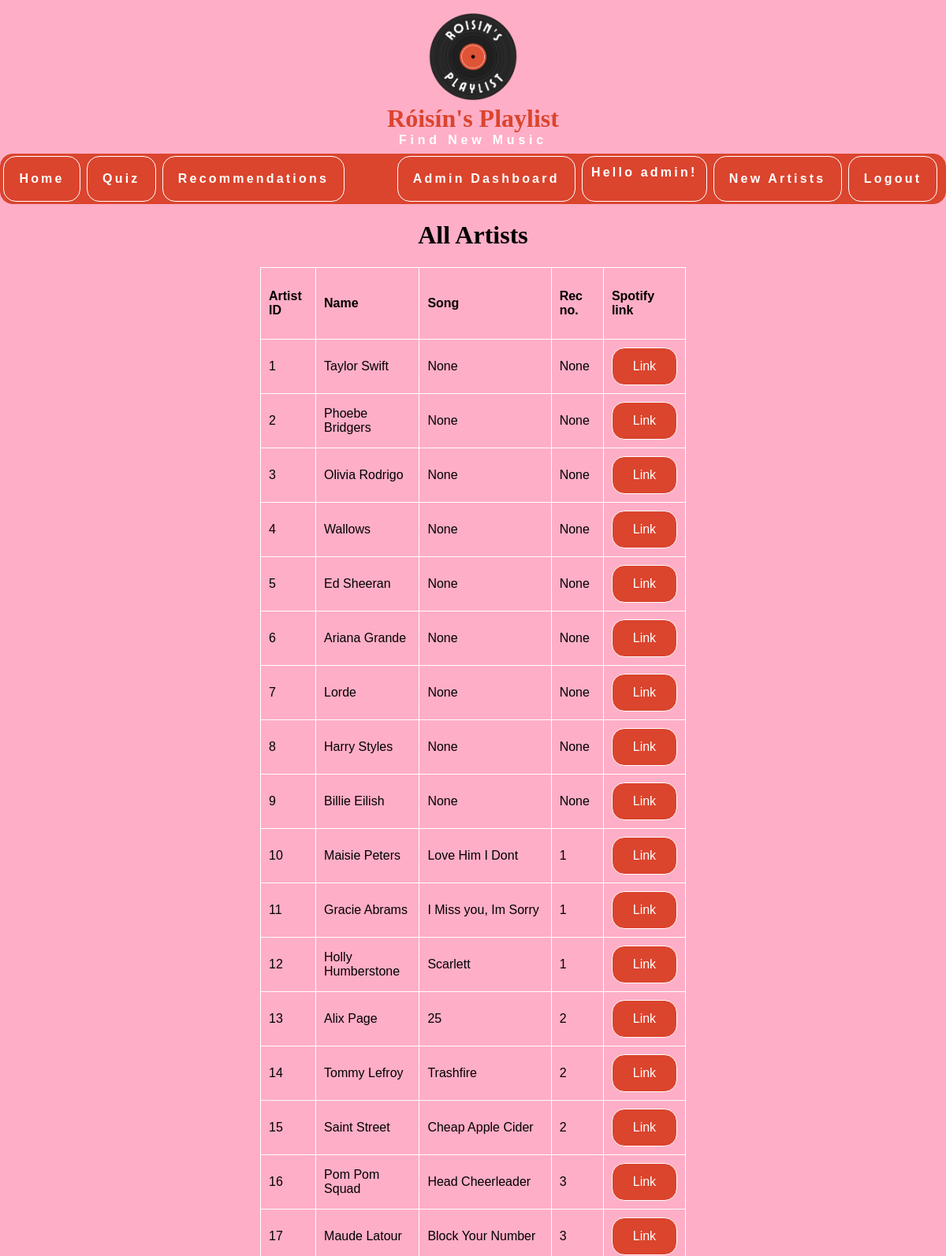
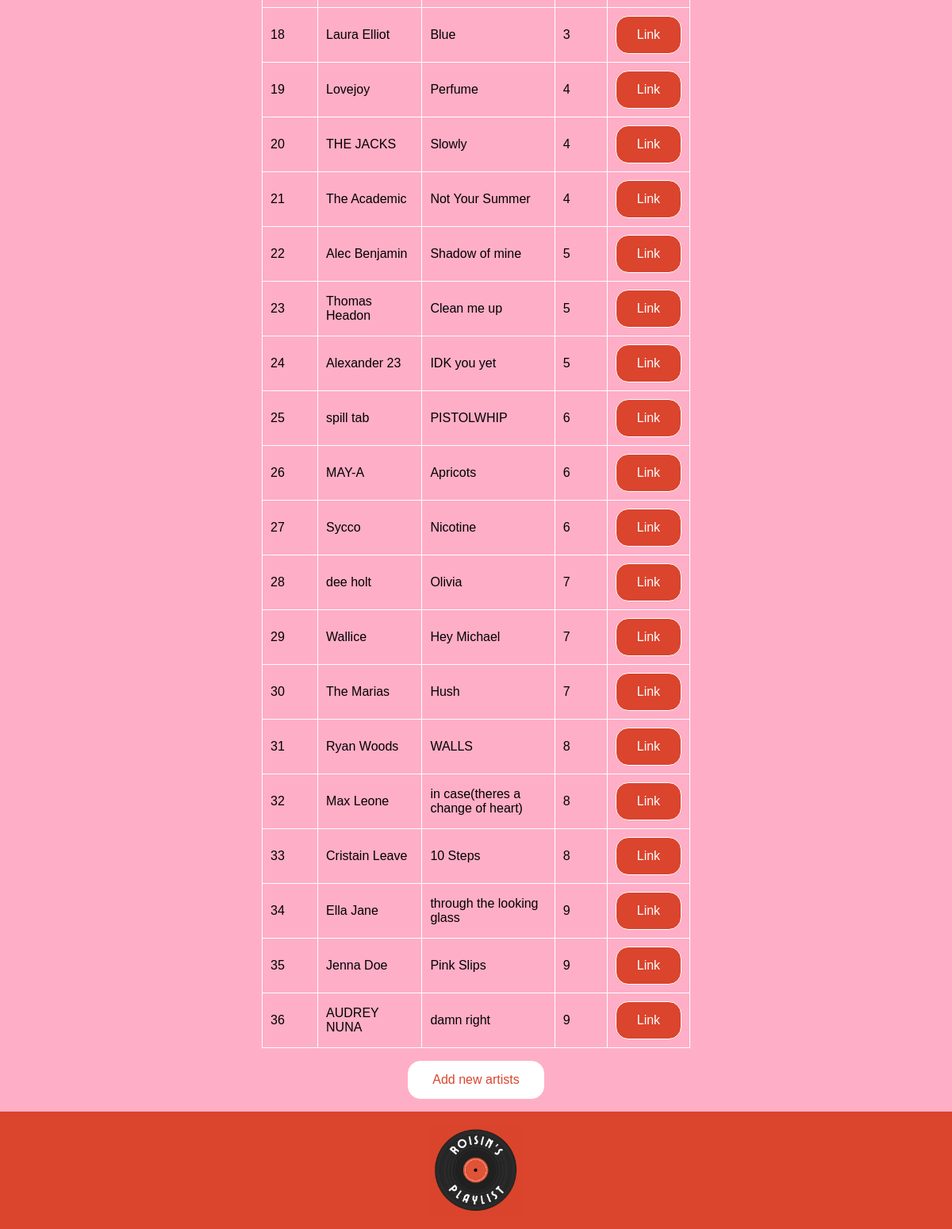
Screenshot of /all_artists (signed in) with the database file from the repository (2 pictures, top to bottom).
### tables this page shows
CREATE TABLE music 
(
    artist_id INTEGER PRIMARY KEY AUTOINCREMENT,
    name TEXT NOT NULL,
    rec INTEGER,
    song TEXT,
    link TEXT
    
    
);

### ca1/app.py (the view)
@app.route("/all_artists")
@admin_required
def all_artists():
    db = get_db()
    links={}
    artists= db.execute("""SELECT * FROM music;""").fetchall()
    for artist in artists:
        link=artist["link"]
        links[artist]=link
    return render_template("all_artists.html", artists=artists, links=links)

### ca1/app.py (called while the page is built)
@app.before_request
def load_logged_in_user():
    g.user= session.get("user_id", None)

def admin_required(view):
    @wraps(view)
    def wrapped_view(**kwargs):
        if g.user != "admin":
            return redirect(url_for("login"))
        if g.user is None:
            return redirect(url_for("login"))
        return view(**kwargs)
    return wrapped_view

### ca1/database.py (called while the page is built)
def get_db():
    if "db" not in g:
        g.db = sqlite3.connect(DATABASE,
            detect_types=sqlite3.PARSE_DECLTYPES
        )
        g.db.row_factory = sqlite3.Row
    return g.db

### ca1/templates/all_artists.html
{% extends "base.html" %}
{% block main_content %}
<main>
<h1>All Artists</h1>
<table>
    <tr>
        <th>Artist ID</th>
        <th>Name</th>
        <th>Song</th>
        <th>Rec no.</th>
        <th>Spotify link</th>
    </tr>
    {% for artist in artists %}
        <tr>
            <td>{{ artist["artist_id"] }}</td>
            <td>{{ artist["name"] }} </td>
            <td>{{ artist["song"] }} </td>
           <td>{{artist["rec"]}}</td>
            <td><a href = {{links[artist]}}>Link</a></td>
        </tr>
        {% endfor %}
</table>
<section id='add'>
<a href="{{ url_for('add_artist')}}">Add new artists</a>
</section>
</main>
{% endblock %}

### ca1/templates/base.html (shortened to what this page needs)
<!DOCTYPE html>
    <html lang="en">
        <head>
            <link rel="stylesheet" href="{{ url_for('static', filename='styles.css') }}">
        </head>
        <body>
            <Header>
                <img src="{{ url_for('static', filename='logo2.png') }}" alt="A logo of a record">
                <h1>Róisín's Playlist</h1>
                <h2>Find New Music </h2>
            </Header>
            <nav>
                <ul>
                    <section id='home'>
                    <li><a href="{{ url_for('index') }}">Home</a></li>
                    <li><a href="{{ url_for('find_new_artists')}}">Quiz</a></li>
                    <li><a href="{{ url_for('recommendations')}}">Recommendations</a></li>
                    </section>
                    <section id ='login'>
                        {% if g.user == "admin" %}
                        <li><a href="{{ url_for('admin') }}">Admin Dashboard</a></li>
                        {% endif %}
                        {% if g.user %}
                        <li>Hello {{ g.user }}!</li>
                        <li><a href="{{ url_for('saved_artists')}}">New Artists</a></li>
                        <li><a href="{{ url_for('logout') }}">Logout</a></li>
                        {% else %}
                         <li><a href="{{ url_for('login') }}">Login</a></li>
                        <li><a href="{{ url_for('register') }}">Register</a></li>
                        {% endif %}
                    </section>
                </ul>
            </nav>
            {% block main_content %}{% endblock %}
        <body>
            <footer>
                <img src="{{ url_for('static', filename='logo5.png') }}" alt="A logo of a record">
            </footer>
    </html>

### ca1/static/styles.css (style rules this page uses)
:root { font-size: 16px; font-family: 'Overpass', sans-serif; --bgcolor: #FFAEC7; --main-color:#DB442D; --alt-color:white; }
html { background-color: var(--bgcolor); }
body { background-color: var(--bgcolor); margin: 0; }
header h1 { font-family: 'PT Serif', serif; color: var(--main-color); margin: 0 }
header h2 { color: var(--alt-color); letter-spacing: 0.3em; font-size: 1em; margin: 0 }
header { text-align: center; }
header > img { padding-top: 1em; width: 10%; height: auto }
img { max-width: 100%; }
footer { background-color: var(--main-color); }
footer img { width: 10%; display: block; padding-top: 1em; padding-bottom: 1em; margin-left: auto; margin-right: auto }
nav { color: var(--alt-color); background-color: var(--main-color); border: 1px solid var(--main-color); border-radius: 1rem; margin-top: 0.5em; margin-bottom: 0; font-weight: bold; letter-spacing: 0.2em; }
nav li { border: 1px solid var(--alt-color); border-radius: 1rem; list-style-type: none; margin-right: 0.5em; margin-right: 0.5em; padding: 0.7rem; text-align:center; text-decoration: none; color: var(--alt-color); }
nav a { display: block; padding: 0.5rem; text-align: center; text-decoration: none; color: var(--alt-color); }
nav ul { display: flex; flex-wrap: wrap; flex-direction: row; justify-content: space-between; align-items: stretch; padding-left: 0.1rem; margin: 0.1rem; }
#login { list-style-type: none; display: flex; flex-direction: row; align-items: stretch; text-align: center; text-decoration: none; color: var(--bgcolor); }
#home { display: flex; flex-direction: row; display: flex; }
main h1 { text-align: center; font-family: 'PT Serif', serif; }
table { border: 1px solid white; border-radius: 1rem; border-collapse: collapse; margin-left: auto; margin-right: auto; width: 45%; margin-bottom: 1rem; }
th { height: 70px; }
table, th, td { border: 1px solid white; border-radius: 1rem; }
th, td { padding: 10px; text-align: left; }
table td a { background-color: var(--main-color); color: white; padding: 14px 25px; text-align: center; text-decoration: none; display: block; margin-left: auto; margin-right: auto; margin-bottom: 0em; width: auto; border: 1px solid var(--alt-color); border-radius: 1rem; }
#quiz a, #admin a, #add a, #all a, #no_new a { background-color: var(--alt-color); color: var(--main-color); padding: 14px 25px; text-align: center; text-decoration: none; display: block; margin-left: auto; margin-right: auto; margin-bottom: 1em; width: 10%; border: 1px solid var(--alt-color); border-radius: 1rem; }

### rows the page displays
music: artist_id "1", name "Taylor Swift", song "None", rec "None"
music: artist_id "2", name "Phoebe Bridgers", song "None", rec "None"
music: artist_id "3", name "Olivia Rodrigo", song "None", rec "None"
music: artist_id "4", name "Wallows", song "None", rec "None"
music: artist_id "5", name "Ed Sheeran", song "None", rec "None"
music: artist_id "6", name "Ariana Grande", song "None", rec "None"
music: artist_id "7", name "Lorde", song "None", rec "None"
music: artist_id "8", name "Harry Styles", song "None", rec "None"
music: artist_id "9", name "Billie Eilish", song "None", rec "None"
music: artist_id "10", name "Maisie Peters", song "Love Him I Dont", rec "1"
music: artist_id "11", name "Gracie Abrams", song "I Miss you, Im Sorry", rec "1"
music: artist_id "12", name "Holly Humberstone", song "Scarlett", rec "1"
music: artist_id "13", name "Alix Page", song "25", rec "2"
music: artist_id "14", name "Tommy Lefroy", song "Trashfire", rec "2"
music: artist_id "15", name "Saint Street", song "Cheap Apple Cider", rec "2"
music: artist_id "16", name "Pom Pom Squad", song "Head Cheerleader", rec "3"
music: artist_id "17", name "Maude Latour", song "Block Your Number", rec "3"
music: artist_id "18", name "Laura Elliot", song "Blue", rec "3"
music: artist_id "19", name "Lovejoy", song "Perfume", rec "4"
music: artist_id "20", name "THE JACKS", song "Slowly", rec "4"
music: artist_id "21", name "The Academic", song "Not Your Summer", rec "4"
music: artist_id "22", name "Alec Benjamin", song "Shadow of mine", rec "5"
music: artist_id "23", name "Thomas Headon", song "Clean me up", rec "5"
music: artist_id "24", name "Alexander 23", song "IDK you yet", rec "5"
music: artist_id "25", name "spill tab", song "PISTOLWHIP", rec "6"
music: artist_id "26", name "MAY-A", song "Apricots", rec "6"
music: artist_id "27", name "Sycco", song "Nicotine", rec "6"
music: artist_id "28", name "dee holt", song "Olivia", rec "7"
music: artist_id "29", name "Wallice", song "Hey Michael", rec "7"
music: artist_id "30", name "The Marias", song "Hush", rec "7"
music: artist_id "31", name "Ryan Woods", song "WALLS", rec "8"
music: artist_id "32", name "Max Leone", song "in case(theres a change of heart)", rec "8"
music: artist_id "33", name "Cristain Leave", song "10 Steps", rec "8"
music: artist_id "34", name "Ella Jane", song "through the looking glass", rec "9"
music: artist_id "35", name "Jenna Doe", song "Pink Slips", rec "9"
music: artist_id "36", name "AUDREY NUNA", song "damn right", rec "9"

### other values shown
{{ g.user }} "admin"
